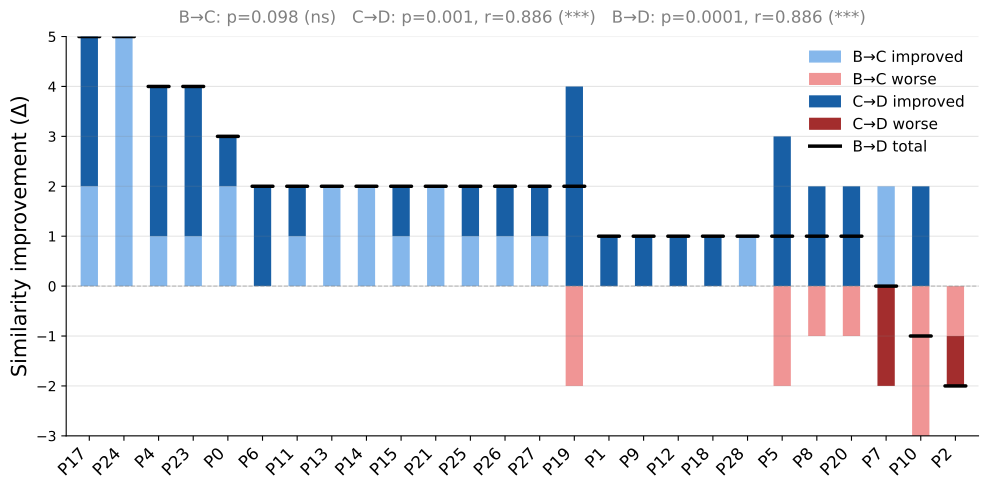

This figure's Python source:
import pandas as pd
import numpy as np
import matplotlib.pyplot as plt
import matplotlib.patches as mpatches
from scipy import stats

# ── Load data ─────────────────────────────────────────────────
df = pd.read_csv('SmellUIST - Similarity.csv')

B = df[df['Group']=='B'].set_index('Participant')['Similarity'].sort_index()
C = df[df['Group']=='C'].set_index('Participant')['Similarity'].sort_index()
D = df[df['Group']=='D'].set_index('Participant')['Similarity'].sort_index()

idx = B.index.intersection(C.index).intersection(D.index)
B, C, D = B.loc[idx], C.loc[idx], D.loc[idx]
N = len(idx)

# ── Compute improvements ──────────────────────────────────────
data = pd.DataFrame({
    'Participant': idx,
    'bc': (C - B).values,
    'cd': (D - C).values,
    'bd': (D - B).values,
})

# Sort: descending by bd, then those with any negative segment go last
data['has_red'] = ((data['bc'] < 0) | (data['cd'] < 0)).astype(int)
data = data.sort_values(['bd', 'has_red'], ascending=[False, True]).reset_index(drop=True)

# ── Statistics ────────────────────────────────────────────────
def wilcox_r(x, y, n):
    stat, p = stats.wilcoxon(x, y)
    r = 1 - (2 * stat) / (n * (n + 1) / 2)
    return p, round(r, 3)

p_bc, r_bc = wilcox_r(C.loc[idx], B.loc[idx], N)
p_cd, r_cd = wilcox_r(D.loc[idx], C.loc[idx], N)
p_bd, r_bd = wilcox_r(D.loc[idx], B.loc[idx], N)

def sig_label(p):
    if p < 0.001: return '***'
    if p < 0.01:  return '**'
    if p < 0.05:  return '*'
    return 'ns'

# ── Colors ────────────────────────────────────────────────────
C_BLUE_DARK  = '#185FA5'
C_BLUE_LIGHT = '#85B7EB'
C_RED_DARK   = '#A32D2D'
C_RED_LIGHT  = '#F09595'
C_BLACK      = '#000000'

# ── Plot ──────────────────────────────────────────────────────
fig, ax = plt.subplots(figsize=(10, 5))

x = np.arange(len(data)) * 0.6
bar_width = 0.3

bc_pos = data['bc'].clip(lower=0)
bc_neg = data['bc'].clip(upper=0)
cd_pos = data['cd'].clip(lower=0)
cd_neg = data['cd'].clip(upper=0)

# Stacked bars
ax.bar(x, bc_pos, bar_width, color=C_BLUE_LIGHT, label='B→C improved')
ax.bar(x, cd_pos, bar_width, bottom=bc_pos, color=C_BLUE_DARK, label='C→D improved')
ax.bar(x, bc_neg, bar_width, color=C_RED_LIGHT, label='B→C worse')
ax.bar(x, cd_neg, bar_width, bottom=bc_neg, color=C_RED_DARK, label='C→D worse')

# Total B→D line segments
seg_half = bar_width * 0.6
for i, bd_val in enumerate(data['bd']):
    ax.plot([x[i] - seg_half, x[i] + seg_half], [bd_val, bd_val],
            color=C_BLACK, linewidth=2.5, solid_capstyle='round', zorder=5)

# Zero line
ax.axhline(0, color='gray', linewidth=0.8, linestyle='--', alpha=0.5)

# Axes
ax.set_xticks(x)
ax.set_xticklabels([f'P{p}' for p in data['Participant']], fontsize=12, rotation=45, ha='right')
ax.set_ylabel('Similarity improvement (Δ)', fontsize=15)
ax.set_xlim(-0.4, (len(data) - 1) * 0.6 + 0.4)
ax.spines['top'].set_visible(False)
ax.spines['right'].set_visible(False)
ax.grid(axis='y', color='gray', alpha=0.2, linewidth=0.8)

# Legend
patches = [
    mpatches.Patch(color=C_BLUE_LIGHT, label='B→C improved'),
    mpatches.Patch(color=C_RED_LIGHT,  label='B→C worse'),
    mpatches.Patch(color=C_BLUE_DARK,  label='C→D improved'),
    mpatches.Patch(color=C_RED_DARK,   label='C→D worse'),
    plt.Line2D([0], [0], color=C_BLACK, linewidth=2.5, label='B→D total'),
]
ax.legend(handles=patches, fontsize=11, frameon=False, loc='upper right')

# Stats annotation
stats_text = (
    f'B→C: p={p_bc:.3f} ({sig_label(p_bc)})   '
    f'C→D: p={p_cd:.3f}, r={r_cd} ({sig_label(p_cd)})   '
    f'B→D: p={p_bd:.4f}, r={r_bd} ({sig_label(p_bd)})'
)
ax.set_title(stats_text, fontsize=12, color='gray', pad=10)

plt.tight_layout()
plt.savefig('similarity.pdf', bbox_inches='tight', dpi=300)
plt.savefig('similarity.png', bbox_inches='tight', dpi=300)
print("Saved: similarity_improvement_chart.pdf / .png")
